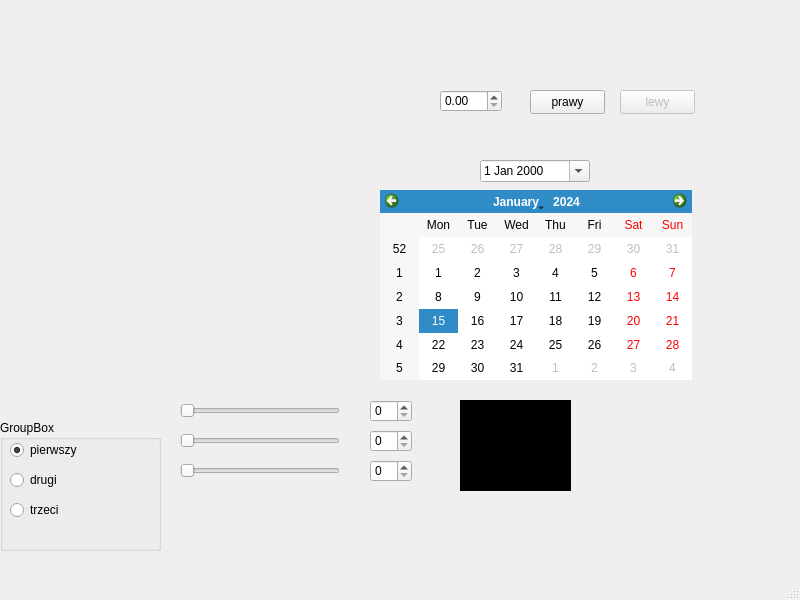
<?xml version="1.0" encoding="UTF-8"?>
<ui version="4.0">
 <class>MainWindow</class>
 <widget class="QMainWindow" name="MainWindow">
  <property name="geometry">
   <rect>
    <x>0</x>
    <y>0</y>
    <width>800</width>
    <height>600</height>
   </rect>
  </property>
  <property name="windowTitle">
   <string>MainWindow</string>
  </property>
  <widget class="QWidget" name="centralwidget">
   <widget class="QDoubleSpinBox" name="spinBox">
    <property name="geometry">
     <rect>
      <x>440</x>
      <y>90</y>
      <width>62</width>
      <height>22</height>
     </rect>
    </property>
   </widget>
   <widget class="QLabel" name="labelSquare">
    <property name="geometry">
     <rect>
      <x>320</x>
      <y>90</y>
      <width>111</width>
      <height>21</height>
     </rect>
    </property>
    <property name="text">
     <string/>
    </property>
    <property name="alignment">
     <set>Qt::AlignCenter</set>
    </property>
   </widget>
   <widget class="QPushButton" name="buttonRight">
    <property name="geometry">
     <rect>
      <x>530</x>
      <y>90</y>
      <width>75</width>
      <height>24</height>
     </rect>
    </property>
    <property name="text">
     <string>prawy</string>
    </property>
   </widget>
   <widget class="QPushButton" name="buttonLeft">
    <property name="enabled">
     <bool>false</bool>
    </property>
    <property name="geometry">
     <rect>
      <x>620</x>
      <y>90</y>
      <width>75</width>
      <height>24</height>
     </rect>
    </property>
    <property name="text">
     <string>lewy</string>
    </property>
   </widget>
   <widget class="QDateEdit" name="dateEdit">
    <property name="geometry">
     <rect>
      <x>480</x>
      <y>160</y>
      <width>110</width>
      <height>22</height>
     </rect>
    </property>
    <property name="calendarPopup">
     <bool>true</bool>
    </property>
   </widget>
   <widget class="QCalendarWidget" name="calendarWidget">
    <property name="geometry">
     <rect>
      <x>380</x>
      <y>190</y>
      <width>312</width>
      <height>190</height>
     </rect>
    </property>
   </widget>
   <widget class="QGroupBox" name="groupBox">
    <property name="geometry">
     <rect>
      <x>0</x>
      <y>420</y>
      <width>161</width>
      <height>131</height>
     </rect>
    </property>
    <property name="title">
     <string>GroupBox</string>
    </property>
    <widget class="QRadioButton" name="radioFirst">
     <property name="geometry">
      <rect>
       <x>10</x>
       <y>20</y>
       <width>89</width>
       <height>20</height>
      </rect>
     </property>
     <property name="text">
      <string>pierwszy</string>
     </property>
     <property name="checked">
      <bool>true</bool>
     </property>
    </widget>
    <widget class="QRadioButton" name="radioSecond">
     <property name="geometry">
      <rect>
       <x>10</x>
       <y>50</y>
       <width>89</width>
       <height>20</height>
      </rect>
     </property>
     <property name="text">
      <string>drugi</string>
     </property>
    </widget>
    <widget class="QRadioButton" name="radioThird">
     <property name="geometry">
      <rect>
       <x>10</x>
       <y>80</y>
       <width>89</width>
       <height>20</height>
      </rect>
     </property>
     <property name="text">
      <string>trzeci</string>
     </property>
    </widget>
   </widget>
   <widget class="QSlider" name="sliderRed">
    <property name="geometry">
     <rect>
      <x>180</x>
      <y>400</y>
      <width>160</width>
      <height>22</height>
     </rect>
    </property>
    <property name="maximum">
     <number>255</number>
    </property>
    <property name="orientation">
     <enum>Qt::Horizontal</enum>
    </property>
   </widget>
   <widget class="QSpinBox" name="spinBoxRed">
    <property name="geometry">
     <rect>
      <x>370</x>
      <y>400</y>
      <width>42</width>
      <height>22</height>
     </rect>
    </property>
    <property name="maximum">
     <number>255</number>
    </property>
   </widget>
   <widget class="QSlider" name="sliderGreen">
    <property name="geometry">
     <rect>
      <x>180</x>
      <y>430</y>
      <width>160</width>
      <height>22</height>
     </rect>
    </property>
    <property name="maximum">
     <number>255</number>
    </property>
    <property name="orientation">
     <enum>Qt::Horizontal</enum>
    </property>
   </widget>
   <widget class="QSpinBox" name="spinBoxGreen">
    <property name="geometry">
     <rect>
      <x>370</x>
      <y>430</y>
      <width>42</width>
      <height>22</height>
     </rect>
    </property>
    <property name="maximum">
     <number>255</number>
    </property>
   </widget>
   <widget class="QSlider" name="sliderBlue">
    <property name="geometry">
     <rect>
      <x>180</x>
      <y>460</y>
      <width>160</width>
      <height>22</height>
     </rect>
    </property>
    <property name="maximum">
     <number>255</number>
    </property>
    <property name="orientation">
     <enum>Qt::Horizontal</enum>
    </property>
   </widget>
   <widget class="QSpinBox" name="spinBoxBlue">
    <property name="geometry">
     <rect>
      <x>370</x>
      <y>460</y>
      <width>42</width>
      <height>22</height>
     </rect>
    </property>
    <property name="maximum">
     <number>255</number>
    </property>
   </widget>
   <widget class="QLabel" name="colorPreview">
    <property name="geometry">
     <rect>
      <x>460</x>
      <y>400</y>
      <width>111</width>
      <height>91</height>
     </rect>
    </property>
    <property name="styleSheet">
     <string notr="true">background-color: black;</string>
    </property>
    <property name="text">
     <string>colorPreview</string>
    </property>
   </widget>
  </widget>
  <widget class="QMenuBar" name="menubar">
   <property name="geometry">
    <rect>
     <x>0</x>
     <y>0</y>
     <width>800</width>
     <height>22</height>
    </rect>
   </property>
  </widget>
  <widget class="QStatusBar" name="statusbar"/>
 </widget>
 <resources/>
 <connections/>
</ui>
